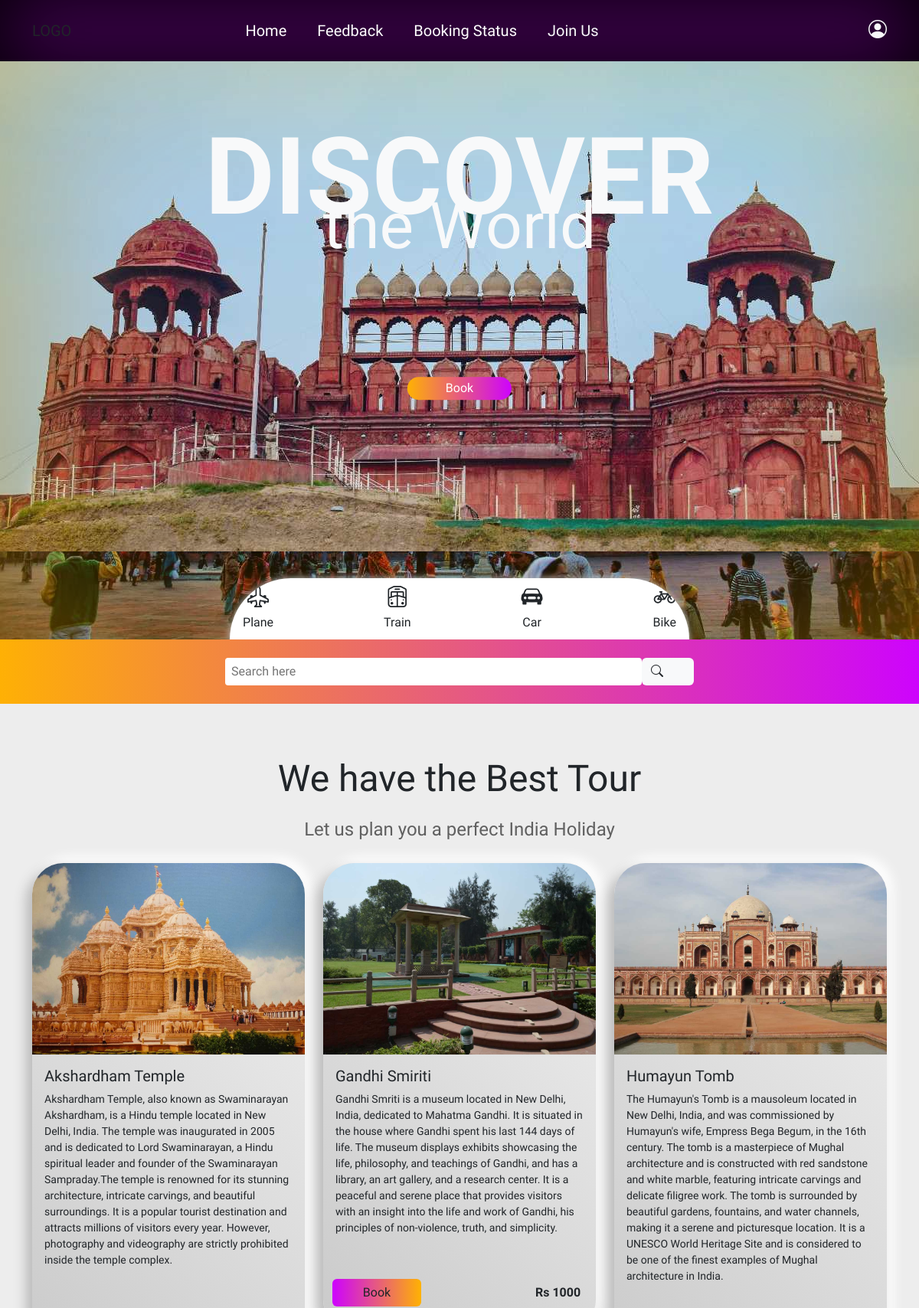
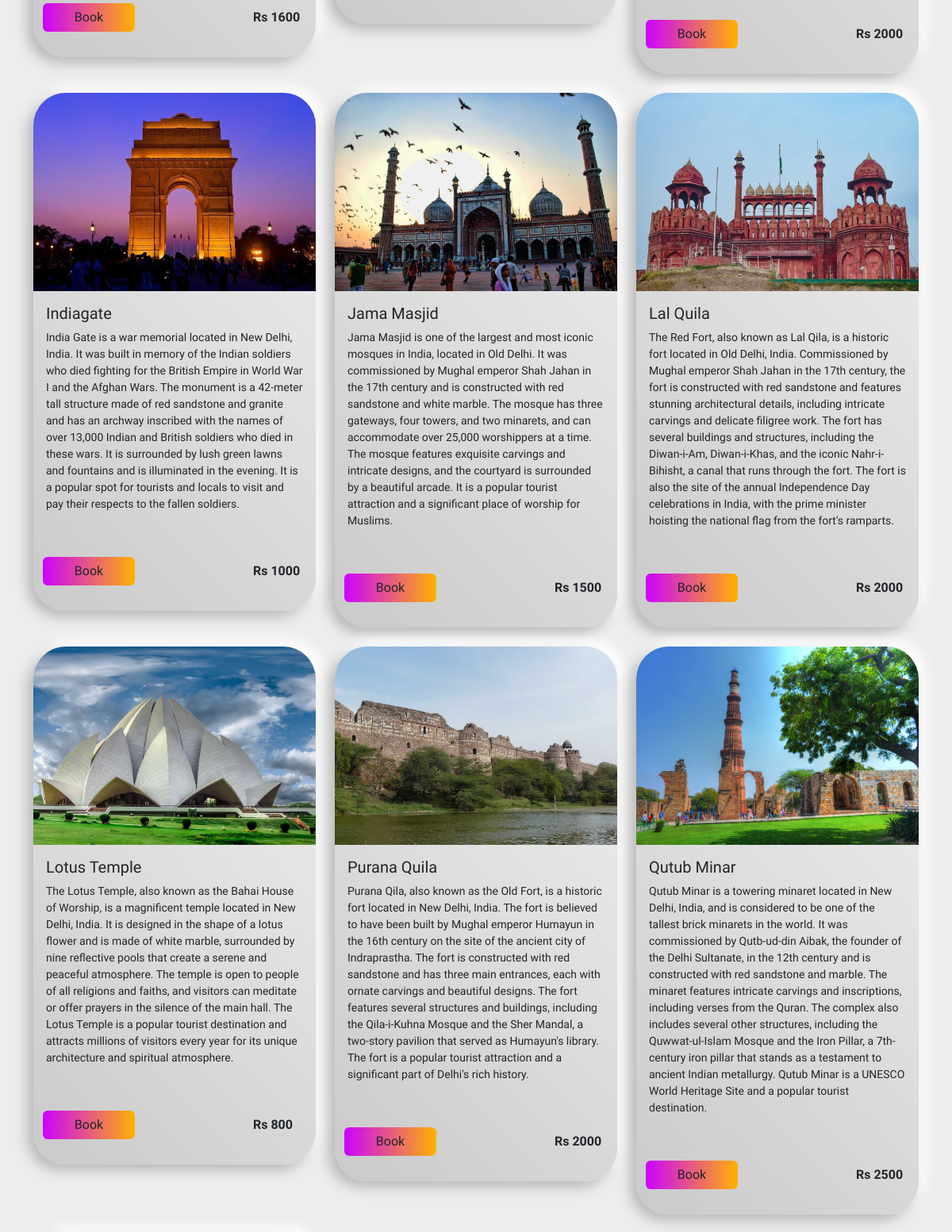
The page / (upper part) on the database its author committed (2 pictures, top to bottom).
### tables this page shows
CREATE TABLE `packages` (
  `id` int(11) NOT NULL,
  `name` varchar(32) DEFAULT NULL,
  `cost` int(200) DEFAULT NULL,
  `description` mediumtext DEFAULT NULL
);

### index.php (the view, shortened to what this page needs)
<?php
$con = mysqli_connect("localhost", "root", "", "trip");
$exe = mysqli_query($con, "SELECT * FROM packages");
?>
<!DOCTYPE html>
<html lang="en">
<head>
    <link rel="stylesheet" href="https://cdn.jsdelivr.net/npm/bootstrap-icons@1.10.3/font/bootstrap-icons.css">
    <link href="https://cdn.jsdelivr.net/npm/bootstrap@5.3.0-alpha1/dist/css/bootstrap.min.css" rel="stylesheet">
</head>
<body>
    <div class="main-head">
        <div class="container">
            <div class="row  justify-content-around align-items-center main-nav ">
                <div class="col-2" style="font-size: 20px;">LOGO</div>
                <div class="col-lg-7 menu text-center d-none d-lg-block">
                    <ul>
                        <li><a href="index.php">Home</a></li>
                        <li><a href="feedback.php">Feedback</a></li>
                        <li><a href="booking_status.php">Booking Status</a></li>
                        <li>
                            <span class="info">
                                <span id="bar" class="text-light">Join Us</span>
                            </span>
                        </li>
                    </ul>
                </div>
                <div class="col-lg-3 text-end d-none d-lg-block" >
                <i class="bi bi-person-circle text-light h4 "></i>
                </div>
            </div>
        </div>
        </div>
    <div class="header">
        <div class="images">
        <img src="images\SafdarJang Tomb.jpg" class="imgs" alt="">
        <img src="images\Gandhi Smiriti.jpg" class="imgs" alt="">
        <img src="images\Humayun Tomb.jpg" class="imgs" alt="">
        <img src="images\Indiagate.jpg" class="imgs" alt="">
        <img src="images\Purana Quila.jpg" class="imgs" alt="">
        <img src="images\Qutub Minar.jpg" class="imgs" alt="">
        <img src="images\Jama Masjid.jpg" class="imgs" alt="">
        <img src="images\Lal Quila.jpg" class="imgs" alt="">
        </div>
            <div class="container">
            <div class="header-content text-light text-lg-right  mt-4 first">
                <p class="display-4 pt-4 text-center text-uppercase fw-bold">Discover</p>
                <p class="lead text-center" data-aos="fade-up">
                    the World
                </p>
                <p class="text-center"><a href="#package" class="px-5 pt-2 ">Book</a href="#package"></p>
            </div>
        </div>
        <div class="d-flex justify-content-center align-items-start w-50 second">
            <div class="third d-flex justify-content-center flex-column align-items-center">
            <i class="bi bi-airplane-engines"></i>
            <p class="text-center">Plane</p>
            </div>
            <div class="third d-flex justify-content-center flex-column align-items-center">
            <i class="bi bi-train-freight-front"></i>
            <p class="text-center">Train</p>
            </div>
            <div class="third d-flex justify-content-center flex-column align-items-center">
            <i class="bi bi-car-front-fill"></i>
            <p class="text-center">Car</p>
            </div>
            <div class="third d-flex justify-content-center flex-column align-items-center">
            <i class="bi bi-bicycle"></i>
            <p class="text-center">Bike</p>
            </div>
        </div>
    </div>
    <div class="pt-4 row justify-content-center aling-items-center forth">
        <div class="col-lg-8 col-md-12">
            <form action="" method="post">
                <div class="row mb-4 justify-content-center">
                    <input type="text" class="fifth col-8" placeholder="Search here" name="search">
                    <button class="input-group-text col-1 text-center" id="basic-addon1 " name="sub" value="submit"><i class="bi bi-search"></i></button>
                </div>
            </form>
        </div>
    </div>
    <p class="display-5 my-4 text-center sixth">
        <span>
            We have the Best Tour
        </span>
        <br>
        <span>
        Let us plan you a perfect India Holiday
        </span>
    </p>
    <div class="card-div container" id="package">
        <div class="row justify-content-lg-between justify-content-sm-center ">
            <?php
            if(isset($_REQUEST['sub'])){
                $name=$_POST['search'];
                $e=mysqli_query($con,"select * from packages where name like '$name%'");
                while($r = mysqli_fetch_array($e)){
            ?>
    <div class="forcard col-lg-4 col-md-5 col-sm-10 mb-4">
                    <div class="card card-seventh">
                        <img src="images/<?php echo $r['name']; ?>.jpg" alt="" class="card-img-top" style="height:250px;">
                        <div class="card-body" data-aos="fade-up">
                            <h5 class="card-title"><?php echo $r['name']; ?></h5>
                            <?php echo $r['description']; ?>
                            <br>
                            <div class="row justify-content-between align-items-center">
                                <a href="<?php echo "booking.php?c=" . $r['id']; ?>" class="btn mx-2 my-3 col-4 card-button">Book</a>
                                <span class="col-3 text-darker fw-bold"><?php echo $r['cost']; ?></span>
                            </div>
                        </div>
                    </div>
                </div>
            <?php
            }
            }else{
            while ($row = mysqli_fetch_array($exe)) {
            ?>
                <div class="forcard col-lg-4 col-md-5 col-sm-10 mb-4">
                    <div class="card card-seventh">
                        <img src="images/<?php echo $row['name']; ?>.jpg" alt="" class="card-img-top" style="height:250px;">
                        <div class="card-body" data-aos="fade-up">
                            <h5 class="card-title"><?php echo $row['name']; ?></h5>
                             <p class="small">
                            <?php echo $row['description']; ?>
                             </p>
                            <br>
                            <div class="row justify-content-between align-items-center">
                                <a href="<?php echo "booking.php?c=" . $row['id']; ?>" class="btn mx-2 my-3 col-4 card-button">Book</a>
                                <span class="col-3 text-darker fw-bold">Rs <?php echo $row['cost']; ?></span>
                            </div>
                        </div>
                    </div>
                </div>
            <?php
            }
        }
            ?>
        </div>
    </div>
</body>
</html>

### rows shown on the page
packages: name (picture), name "Akshardham Temple", description "Akshardham Temple, also known as Swaminarayan Akshardham, is a Hindu temple located in New Delhi, India. The temple was inaugurated in 2005 and is dedicated to Lord Swaminarayan, a Hindu spiritual leader and founder of the Swaminarayan Sampraday.The temple is renowned for its stunning architecture, intricate carvings, and beautiful surroundings. It is a popular tourist destination and attracts millions of visitors every year. However, photography and videography are strictly prohibited inside the temple complex.", cost "1600"
packages: name (picture), name "Gandhi Smiriti", description "Gandhi Smriti is a museum located in New Delhi, India, dedicated to Mahatma Gandhi. It is situated in the house where Gandhi spent his last 144 days of life. The museum displays exhibits showcasing the life, philosophy, and teachings of Gandhi, and has a library, an art gallery, and a research center. It is a peaceful and serene place that provides visitors with an insight into the life and work of Gandhi, his principles of non-violence, truth, and simplicity.", cost "1000"
packages: name (picture), name "Humayun Tomb", description "The Humayun's Tomb is a mausoleum located in New Delhi, India, and was commissioned by Humayun's wife, Empress Bega Begum, in the 16th century. The tomb is a masterpiece of Mughal architecture and is constructed with red sandstone and white marble, featuring intricate carvings and delicate filigree work. The tomb is surrounded by beautiful gardens, fountains, and water channels, making it a serene and picturesque location. It is a UNESCO World Heritage Site and is considered to be one of the finest examples of Mughal architecture in India.", cost "2000"
packages: name (picture), name "Indiagate", description "India Gate is a war memorial located in New Delhi, India. It was built in memory of the Indian soldiers who died fighting for the British Empire in World War I and the Afghan Wars. The monument is a 42-meter tall structure made of red sandstone and granite and has an archway inscribed with the names of over 13,000 Indian and British soldiers who died in these wars. It is surrounded by lush green lawns and fountains and is illuminated in the evening. It is a popular spot for tourists and locals to visit and pay their respects to the fallen soldiers.", cost "1000"
packages: name (picture), name "Jama Masjid", description "Jama Masjid is one of the largest and most iconic mosques in India, located in Old Delhi. It was commissioned by Mughal emperor Shah Jahan in the 17th century and is constructed with red sandstone and white marble. The mosque has three gateways, four towers, and two minarets, and can accommodate over 25,000 worshippers at a time. The mosque features exquisite carvings and intricate designs, and the courtyard is surrounded by a beautiful arcade. It is a popular tourist attraction and a significant place of worship for Muslims.", cost "1500"
packages: name (picture), name "Lal Quila", description "The Red Fort, also known as Lal Qila, is a historic fort located in Old Delhi, India. Commissioned by Mughal emperor Shah Jahan in the 17th century, the fort is constructed with red sandstone and features stunning architectural details, including intricate carvings and delicate filigree work. The fort has several buildings and structures, including the Diwan-i-Am, Diwan-i-Khas, and the iconic Nahr-i-Bihisht, a canal that runs through the fort. The fort is also the site of the annual Independence Day celebrations in India, with the prime minister hoisting the national flag from the fort's ramparts.", cost "2000"
packages: name (picture), name "Lotus Temple", description "The Lotus Temple, also known as the Bahai House of Worship, is a magnificent temple located in New Delhi, India. It is designed in the shape of a lotus flower and is made of white marble, surrounded by nine reflective pools that create a serene and peaceful atmosphere. The temple is open to people of all religions and faiths, and visitors can meditate or offer prayers in the silence of the main hall. The Lotus Temple is a popular tourist destination and attracts millions of visitors every year for its unique architecture and spiritual atmosphere.", cost "800"
packages: name (picture), name "Purana Quila", description "Purana Qila, also known as the Old Fort, is a historic fort located in New Delhi, India. The fort is believed to have been built by Mughal emperor Humayun in the 16th century on the site of the ancient city of Indraprastha. The fort is constructed with red sandstone and has three main entrances, each with ornate carvings and beautiful designs. The fort features several structures and buildings, including the Qila-i-Kuhna Mosque and the Sher Mandal, a two-story pavilion that served as Humayun's library. The fort is a popular tourist attraction and a significant part of Delhi's rich history.", cost "2000"
packages: name (picture), name "Qutub Minar", description "Qutub Minar is a towering minaret located in New Delhi, India, and is considered to be one of the tallest brick minarets in the world. It was commissioned by Qutb-ud-din Aibak, the founder of the Delhi Sultanate, in the 12th century and is constructed with red sandstone and marble. The minaret features intricate carvings and inscriptions, including verses from the Quran. The complex also includes several other structures, including the Quwwat-ul-Islam Mosque and the Iron Pillar, a 7th-century iron pillar that stands as a testament to ancient Indian metallurgy. Qutub Minar is a UNESCO World Heritage Site and a popular tourist destination.", cost "2500"
